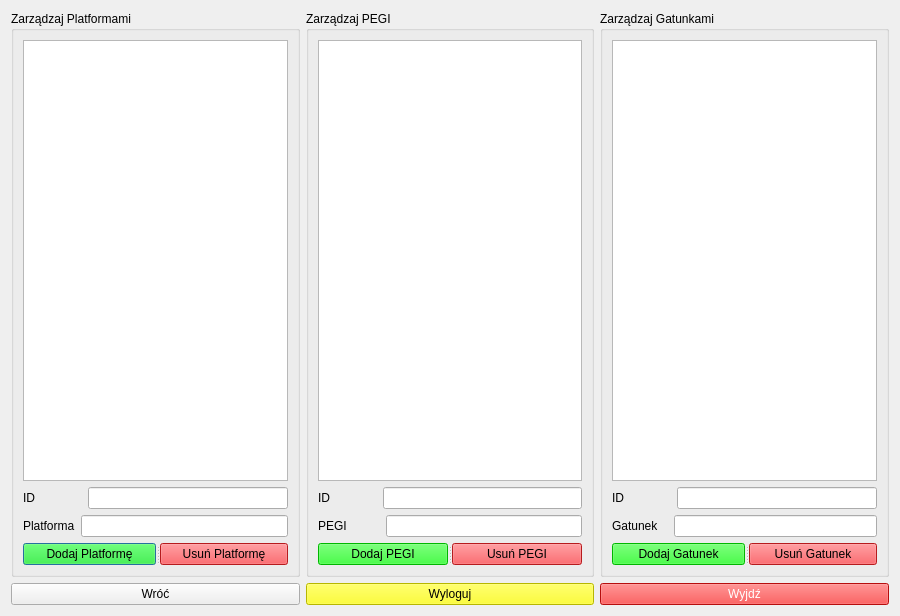
<?xml version="1.0" encoding="UTF-8"?>
<ui version="4.0">
 <class>tabele</class>
 <widget class="QDialog" name="tabele">
  <property name="geometry">
   <rect>
    <x>0</x>
    <y>0</y>
    <width>900</width>
    <height>616</height>
   </rect>
  </property>
  <property name="windowTitle">
   <string>Dialog</string>
  </property>
  <layout class="QVBoxLayout" name="verticalLayout_5">
   <item>
    <layout class="QVBoxLayout" name="verticalLayout_4">
     <item>
      <layout class="QHBoxLayout" name="horizontalLayout_8">
       <item>
        <widget class="QGroupBox" name="groupBox">
         <property name="title">
          <string>Zarządzaj Platformami</string>
         </property>
         <layout class="QVBoxLayout" name="verticalLayout">
          <item>
           <widget class="QPlainTextEdit" name="plainTextEdit"/>
          </item>
          <item>
           <layout class="QHBoxLayout" name="horizontalLayout_2">
            <item>
             <widget class="QLabel" name="label">
              <property name="text">
               <string>ID              </string>
              </property>
             </widget>
            </item>
            <item>
             <widget class="QLineEdit" name="lineEdit_ID_Plat"/>
            </item>
           </layout>
          </item>
          <item>
           <layout class="QHBoxLayout" name="horizontalLayout_3">
            <item>
             <widget class="QLabel" name="label_2">
              <property name="text">
               <string>Platforma</string>
              </property>
             </widget>
            </item>
            <item>
             <widget class="QLineEdit" name="lineEdit_2_Plat"/>
            </item>
           </layout>
          </item>
          <item>
           <widget class="QSplitter" name="splitter_2">
            <property name="orientation">
             <enum>Qt::Horizontal</enum>
            </property>
            <widget class="QPushButton" name="pushButton_dod_plat">
             <property name="styleSheet">
              <string notr="true">background-color: rgb(0, 255, 0);
border-color: rgb(0, 85, 0);</string>
             </property>
             <property name="text">
              <string>Dodaj Platformę</string>
             </property>
            </widget>
            <widget class="QPushButton" name="pushButton_usu_plat">
             <property name="styleSheet">
              <string notr="true">background-color: rgb(255, 38, 42);
border-color: rgb(170, 0, 0);</string>
             </property>
             <property name="text">
              <string>Usuń Platformę</string>
             </property>
            </widget>
           </widget>
          </item>
         </layout>
        </widget>
       </item>
       <item>
        <widget class="QGroupBox" name="groupBox_2">
         <property name="title">
          <string>Zarządzaj PEGI</string>
         </property>
         <layout class="QVBoxLayout" name="verticalLayout_2">
          <item>
           <widget class="QPlainTextEdit" name="plainTextEdit_2"/>
          </item>
          <item>
           <layout class="QHBoxLayout" name="horizontalLayout_4">
            <item>
             <widget class="QLabel" name="label_3">
              <property name="text">
               <string>ID              </string>
              </property>
             </widget>
            </item>
            <item>
             <widget class="QLineEdit" name="lineEdit_ID_Pegi"/>
            </item>
           </layout>
          </item>
          <item>
           <layout class="QHBoxLayout" name="horizontalLayout_5">
            <item>
             <widget class="QLabel" name="label_4">
              <property name="text">
               <string>PEGI          </string>
              </property>
             </widget>
            </item>
            <item>
             <widget class="QLineEdit" name="lineEdit_Pegi"/>
            </item>
           </layout>
          </item>
          <item>
           <widget class="QSplitter" name="splitter_3">
            <property name="orientation">
             <enum>Qt::Horizontal</enum>
            </property>
            <widget class="QPushButton" name="pushButton_dod_pegi">
             <property name="styleSheet">
              <string notr="true">background-color: rgb(0, 255, 0);
border-color: rgb(0, 85, 0);</string>
             </property>
             <property name="text">
              <string>Dodaj PEGI</string>
             </property>
            </widget>
            <widget class="QPushButton" name="pushButton_usun_pegi">
             <property name="styleSheet">
              <string notr="true">background-color: rgb(255, 38, 42);
border-color: rgb(170, 0, 0);</string>
             </property>
             <property name="text">
              <string>Usuń PEGI</string>
             </property>
            </widget>
           </widget>
          </item>
         </layout>
        </widget>
       </item>
       <item>
        <widget class="QGroupBox" name="groupBox_3">
         <property name="title">
          <string>Zarządzaj Gatunkami</string>
         </property>
         <layout class="QVBoxLayout" name="verticalLayout_3">
          <item>
           <widget class="QPlainTextEdit" name="plainTextEdit_3"/>
          </item>
          <item>
           <layout class="QHBoxLayout" name="horizontalLayout_7">
            <item>
             <widget class="QLabel" name="label_6">
              <property name="text">
               <string>ID              </string>
              </property>
             </widget>
            </item>
            <item>
             <widget class="QLineEdit" name="lineEdit_ID_Gat"/>
            </item>
           </layout>
          </item>
          <item>
           <layout class="QHBoxLayout" name="horizontalLayout_6">
            <item>
             <widget class="QLabel" name="label_5">
              <property name="text">
               <string>Gatunek   </string>
              </property>
             </widget>
            </item>
            <item>
             <widget class="QLineEdit" name="lineEdit_Gat"/>
            </item>
           </layout>
          </item>
          <item>
           <widget class="QSplitter" name="splitter_4">
            <property name="orientation">
             <enum>Qt::Horizontal</enum>
            </property>
            <widget class="QPushButton" name="pushButton_dod_gat">
             <property name="styleSheet">
              <string notr="true">background-color: rgb(0, 255, 0);
border-color: rgb(0, 85, 0);</string>
             </property>
             <property name="text">
              <string>Dodaj Gatunek</string>
             </property>
            </widget>
            <widget class="QPushButton" name="pushButton_usu_gat">
             <property name="styleSheet">
              <string notr="true">background-color: rgb(255, 38, 42);
border-color: rgb(170, 0, 0);</string>
             </property>
             <property name="text">
              <string>Usuń Gatunek</string>
             </property>
            </widget>
           </widget>
          </item>
         </layout>
        </widget>
       </item>
      </layout>
     </item>
     <item>
      <layout class="QHBoxLayout" name="horizontalLayout">
       <item>
        <widget class="QPushButton" name="pushButton_wroc">
         <property name="styleSheet">
          <string notr="true"/>
         </property>
         <property name="text">
          <string>Wróć</string>
         </property>
        </widget>
       </item>
       <item>
        <widget class="QPushButton" name="pushButton_wyloguj">
         <property name="styleSheet">
          <string notr="true">background-color: rgb(255, 255, 0);
border-color: rgb(255, 85, 0);</string>
         </property>
         <property name="text">
          <string>Wyloguj</string>
         </property>
        </widget>
       </item>
       <item>
        <widget class="QPushButton" name="pushButton_wyjdz">
         <property name="styleSheet">
          <string notr="true">background-color: rgb(255, 20, 20);
color: rgb(255, 255, 255);
border-color: rgb(255, 0, 0);</string>
         </property>
         <property name="text">
          <string>Wyjdź</string>
         </property>
        </widget>
       </item>
      </layout>
     </item>
    </layout>
   </item>
  </layout>
 </widget>
 <resources/>
 <connections/>
</ui>
